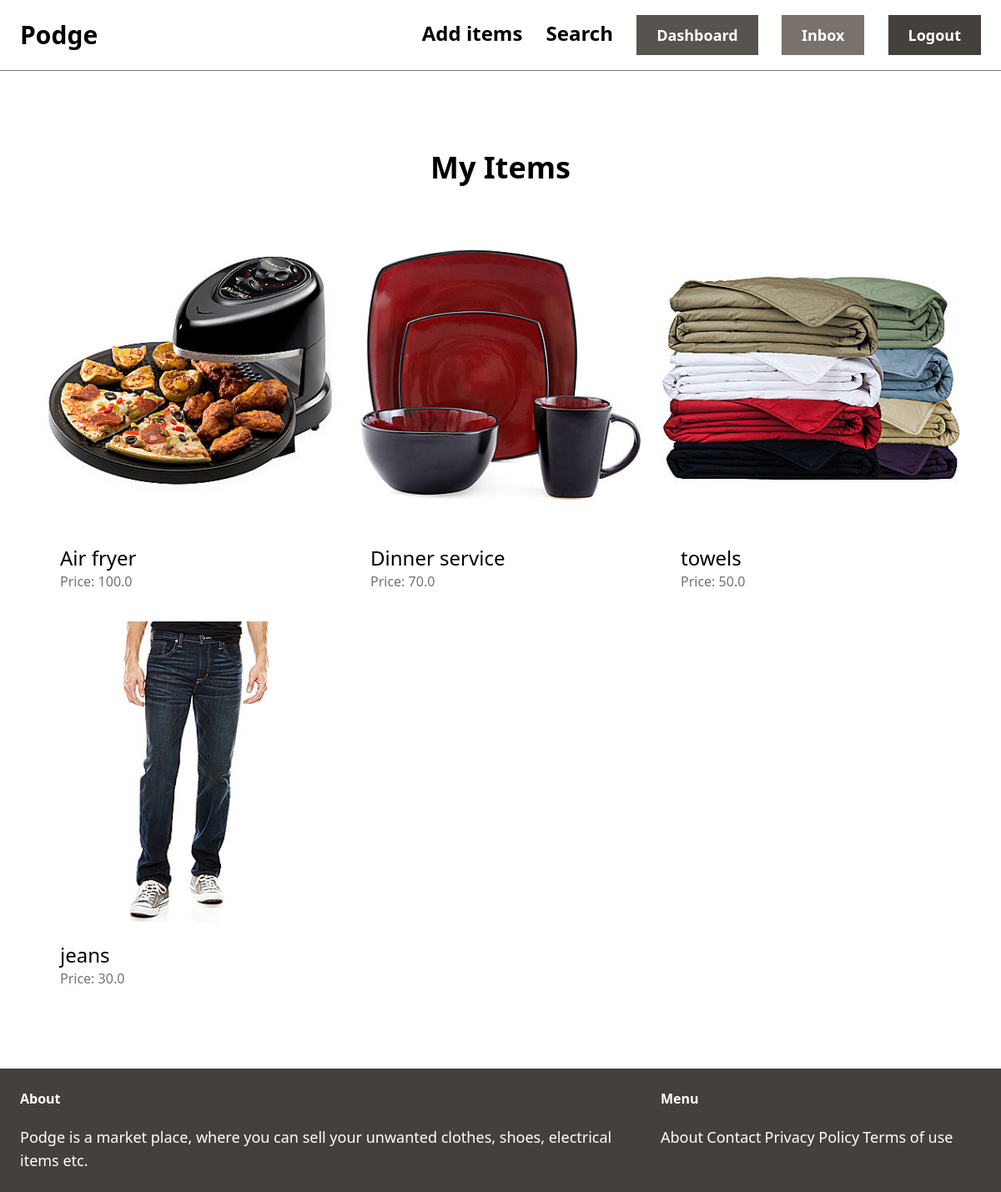
Before: /dashboard/ (signed in) with the older database file.
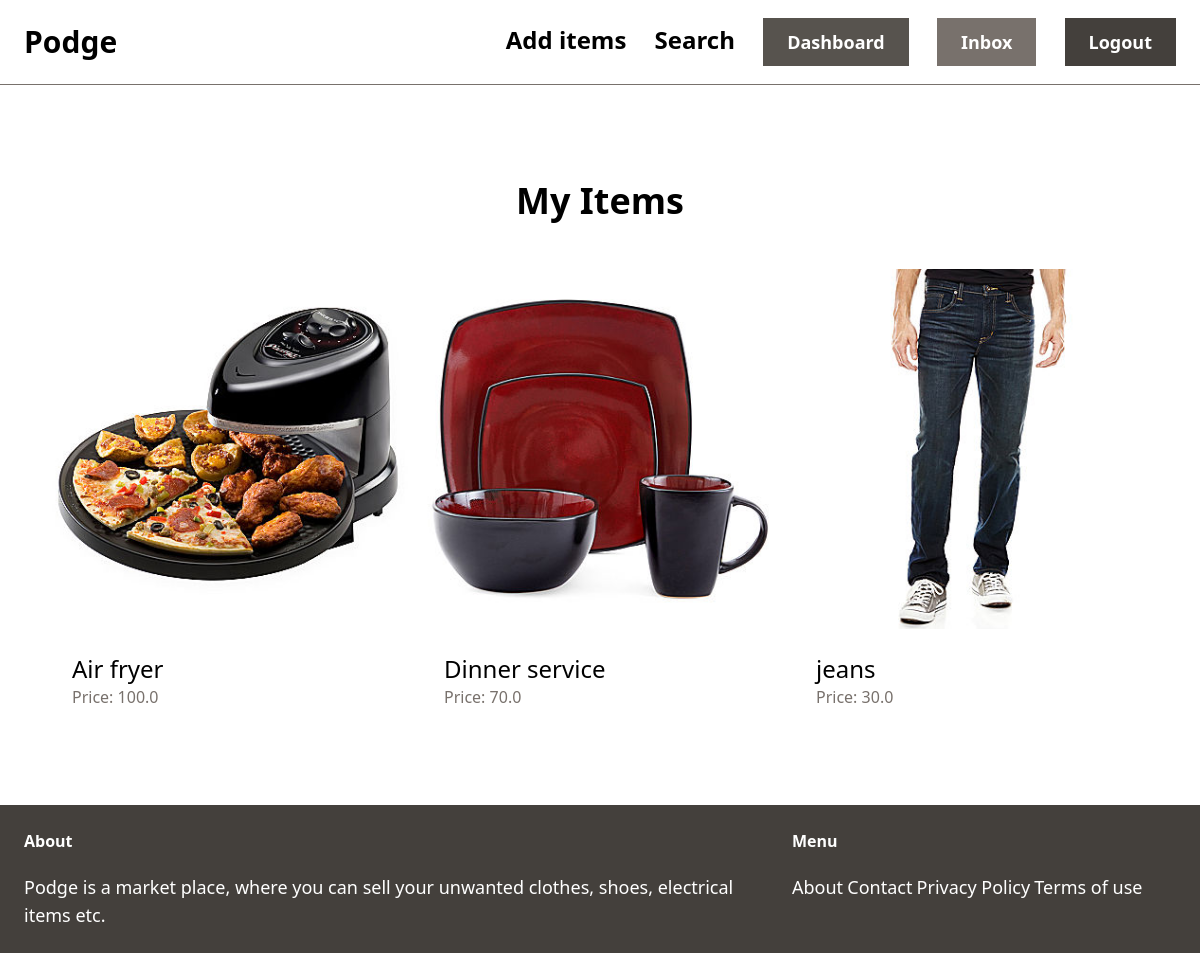
After: the same page with the newer database file.
### item/models.py (models this page shows, shortened)
class Item(models.Model):
    category = models.ForeignKey(Category, related_name='items', on_delete=models.CASCADE)
    name = models.CharField(max_length=255)
    description = models.TextField(blank=True, null=True)
    price = models.FloatField()
    image = models.ImageField(upload_to='item_images', blank=True, null=True)
    is_sold = models.BooleanField(default=False)
    created_by = models.ForeignKey(User, related_name='items', on_delete=models.CASCADE)
    created_at = models.DateTimeField(auto_now_add=True)

### dashboard/views.py (the view)
# urls.py: path('', views.index, name='index'),
@login_required
def index(request):
    items = Item.objects.filter(created_by=request.user)
    return render(request, 'dashboard/index.html', {
        'items': items,
    })

### dashboard/templates/dashboard/index.html (shortened to what this page needs)
{%  extends 'home/base.html' %}
{% block content %}
<div class="mt-6 px-6 py-12">
    <h2 class="mb-12 text-4xl font-bold text-center">My Items</h2>
    <div class="grid grid-cols-3 gap-3">
        {% for item in items %}
        <div>
            <a href="{% url 'item:detail' item.id %}">
                <div>
                    <img src="{{ item.image.url }}" class="rounded-t-xl">
                </div>
                <div class="p-6 bg-white rounded-b-xl">
                    <h2 class="text-2xl">{{ item.name }}</h2>
                    <p class="text-stone-500">Price: {{ item.price }}</p>
                </div>
            </a>
        </div>
        {% endfor %}
    </div>
</div>
{% endblock %}

Changed rows visible on the page:
removed Item: image (picture), name "towels", price "50.0"
